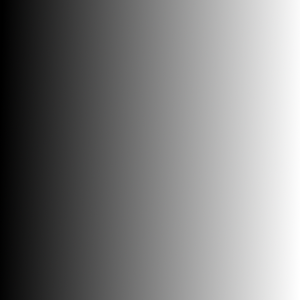
#> input picture data/gradient.png, 300 x 300 px
$ python 13.simple_threshold.py
#> lines starting #> are read from the running program, lines starting #| are printed output that depends on the picture; after the words box and inside, x2 and y2 are one past the last pixel; in counts of white or black regions, pixels touching at a corner belong together
import cv2 as cv

import numpy as np

#this used for gray scale image and thresholding
#this is called global thresholding
# must be the image in grayscale for thresholding to work properly
img = cv.imread('data/gradient.png',0)
#> img: shape (300, 300); min 0, max 255, mean 126.3

#arguments are (image, threshold value, max value, type of thresholding)
_, th1 = cv.threshold(img, 50, 255, cv.THRESH_BINARY)# this is thresholding means that all value below 50 will be 0 and all value above 50 will be 255
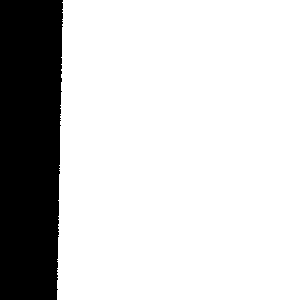
#> th1: shape (300, 300); 80% white; 1 black region, box (x1, y1, x2, y2) and area: (0, 0, 63, 300) 17983

_, th2 = cv.threshold(img, 200, 255, cv.THRESH_BINARY_INV) # this is inverse thresholding means that all value below 200 will be 255 and all value above 200 will be 0
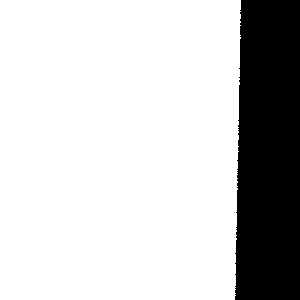
#> th2: shape (300, 300); 79.4% white; 1 black region, box (x1, y1, x2, y2) and area: (235, 0, 300, 300) 18566

_, th3 = cv.threshold(img, 127, 255, cv.THRESH_TRUNC) # this is truncating means that all value below 127 will be the same as the original image and all value above 127 will be 127
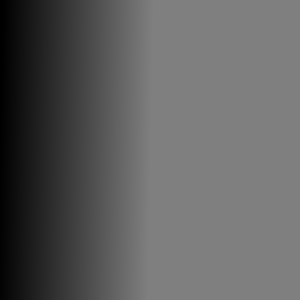
#> th3: shape (300, 300); min 0, max 127, mean 95.1

_, th4 = cv.threshold(img, 127, 255, cv.THRESH_TOZERO) # this is to zero means that all value below 127 will be 0 and all value above 127 will be the same as the original image
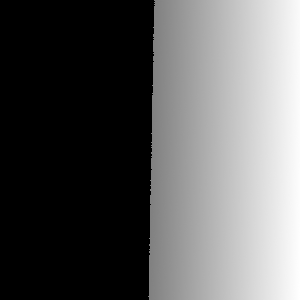
#> th4: shape (300, 300); min 0, max 255, mean 94.1

_, th5 = cv.threshold(img, 127, 255, cv.THRESH_TOZERO_INV)# this is inverse to zero means that all value below 127 will be the same as the original image and all value above 127 will be 0
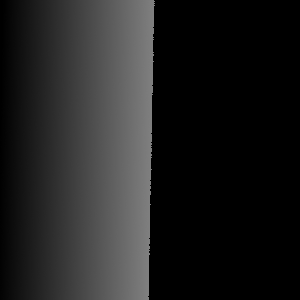
#> th5: shape (300, 300); min 0, max 127, mean 32.2


cv.imshow("Image", img)

cv.imshow("th1", th1)

cv.imshow("th2", th2)

cv.imshow("th3", th3)

cv.imshow("th4", th4)

cv.imshow("th5", th5)


cv.waitKey(0)

cv.destroyAllWindows() #close window
